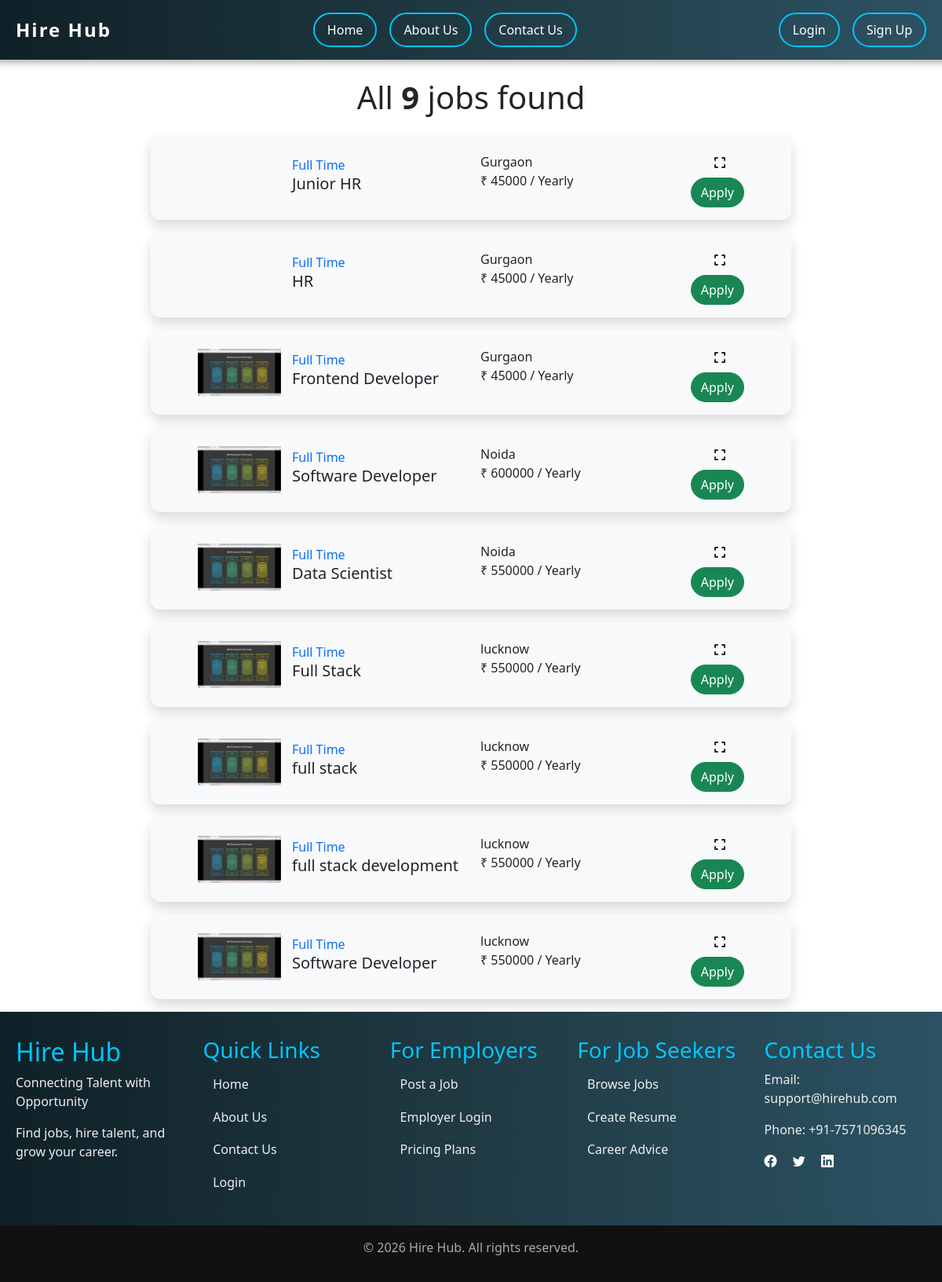
Screenshot of /jobs/ with the database file from the repository.
### mainapp/models.py (models this page shows, shortened)
class Job(models.Model):
    JOB_TYPE_CHOICES = (
        ('full_time', 'Full Time'),
        ('part_time', 'Part Time'),
        ('internship', 'Internship'),
        ('contract', 'Contract'),
    )
    employer = models.ForeignKey(Employer,on_delete=models.CASCADE,related_name="jobs")
    company = models.ForeignKey(Company, on_delete=models.CASCADE, related_name="jobs")
    category = models.ForeignKey(JobCategory, on_delete=models.CASCADE, related_name="jobs",null=True)
    title = models.CharField(max_length=200)
    description = models.TextField()
    job_type = models.CharField(max_length=20, choices=JOB_TYPE_CHOICES)
    salary = models.IntegerField(null=True, blank=True)
    location = models.CharField(max_length=200)
    skills_required = models.ManyToManyField(Skill, related_name="jobs")
    vacancy = models.IntegerField(default=1)
    deadline = models.DateField(null=True, blank=True)
    is_active = models.BooleanField(default=True)
    created_at = models.DateTimeField(auto_now_add=True)
    updated_at = models.DateTimeField(auto_now=True)

class Company(models.Model):
    company_name = models.CharField(max_length=200)
    contact_no = models.CharField(max_length=15)
    location = models.TextField()
    email = models.EmailField(null=True, blank=True)
    logo = models.ImageField(upload_to="company_logo/",blank=True,null=True)
    website = models.URLField(blank=True, null=True)
    industry = models.CharField(max_length=100 , help_text="Sector")
    established_at =models.DateField(null=True)
    details = models.TextField(null=True, blank=True, help_text="Company description")
    created_at = models.DateTimeField(auto_now_add=True)
    updated_at = models.DateTimeField(auto_now=True)

### mainapp/views.py (the view)
def jobs(request):
    all_jobs = Job.objects.all().order_by('-created_at')
    for job in all_jobs:
        if job.deadline < timezone.now().date():
            job.id_active = False
            job.save()
    userid = request.session.get('jsid') or request.session.get('empid')
    user = None
    if userid:
        obj = LoginInfo.objects.get(username=userid)
        if obj.usertype == "jobseeker":
            user = Jobseeker.objects.get(email=userid)
        elif obj.usertype == "employer":
            user = Employer.objects.get(email=userid)
    context = {
        'all_jobs': all_jobs,
        'user': user,
    }
    return render(request, "mainapp/jobs.html",context)

### mainapp/templates/mainapp/jobs.html (shortened to what this page needs)
{% extends 'mainapp/base.html' %}
{% load static %}
{% block main %}
<div class="row">
    <div class="col-sm-2"></div>
    <div class="col-sm-8">
        <div class="text-center my-4"><h1><p>All <b>{{all_jobs.count}}</b> jobs found</p></h1></div>
        {% for job in all_jobs %}
            <div class="row job-card shadow px-5 py-3 mb-3 align-items-center animate-card">
                <div class="col-2">
                    {% if job.company.logo %}
                    <img src="{{job.company.logo.url}}" alt="" height="60">
                    {% else %}
                    <img src="" alt="">
                    {% endif %}
                </div>
                <div class="col-4">
                    <p class="m-0 text-primary">{{job.get_job_type_display}}</p>
                    <h5>{{job.title}}</h5>
                </div>
                <div class="col-4">
                    <p class="m-0">{{job.location}}</p>
                    <p>&#8377; {{job.salary}} / Yearly</p>
                </div>
                <div class="col-2 text-lg-end">
                    <a href="{% url 'jobdetails' id=job.id %}" class="btn me-2">
                        <i class="fa-solid fa-expand"></i>
                    </a>
                    <a href="{% url 'apply' id=job.id %}" class="btn btn-success rounded-pill btn-browse">Apply</a>
                </div>
        </div>
        {% endfor %}
    </div>
    <div class="col-sm-2"></div>
</div>
{% endblock %}

### mainapp/templates/mainapp/jobs.html (style rules this page uses)
.job-card { border-radius: 12px; transition: transform 0.3s ease, box-shadow 0.3s ease; background: #f8f9fa; }
.animate-card { animation: fadeInUp 0.8s ease-in-out; }

### rows the page displays
Job: job_type "Full Time", title "Junior HR", location "Gurgaon", salary "45000"
Job: job_type "Full Time", title "HR", location "Gurgaon", salary "45000"
Job: company.logo (picture), job_type "Full Time", title "Frontend Developer", location "Gurgaon", salary "45000"
Job: company.logo (picture), job_type "Full Time", title "Software Developer", location "Noida", salary "600000"
Job: company.logo (picture), job_type "Full Time", title "Data Scientist", location "Noida", salary "550000"
Job: company.logo (picture), job_type "Full Time", title "Full Stack", location "lucknow", salary "550000"
Job: company.logo (picture), job_type "Full Time", title "full stack", location "lucknow", salary "550000"
Job: company.logo (picture), job_type "Full Time", title "full stack development", location "lucknow", salary "550000"
Job: company.logo (picture), job_type "Full Time", title "Software Developer", location "lucknow", salary "550000"

### other values shown
{{ all_jobs.count }} "9"
